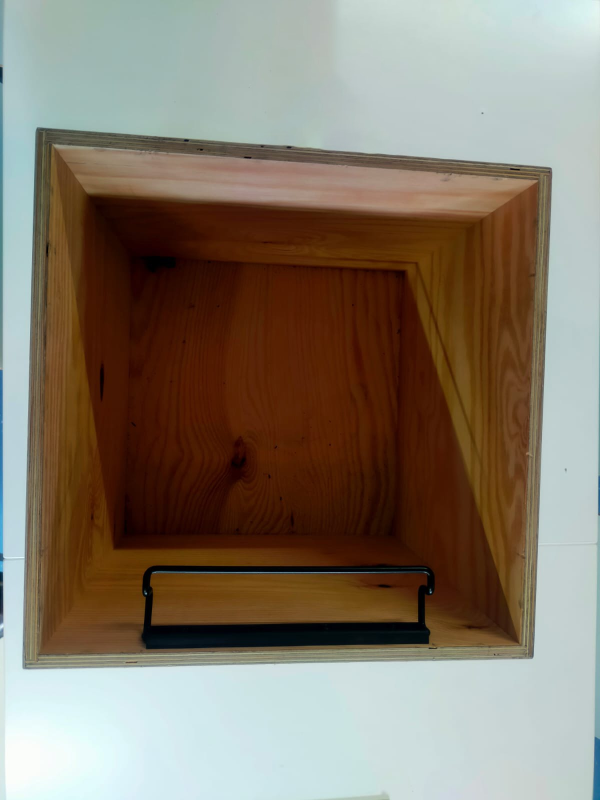
#> input picture Python Backend/1.jpg, 1200 x 1600 px (shown at 1/2 size)
$ python main.py
#> lines starting #> are read from the running program, lines starting #| are printed output that depends on the picture; after the words box and inside, x2 and y2 are one past the last pixel; in counts of white or black regions, pixels touching at a corner belong together
#> further down, img is the input picture: shape (1600, 1200, 3); mean B, G, R 106.9, 121.7, 133
### Python Backend/utilis.py
import cv2
import numpy
import numpy as np


# [32 lines left out: function getContours, not called in this run]


def Cont(I0):

    I = cv2.cvtColor(I0, cv2.COLOR_BGR2GRAY)
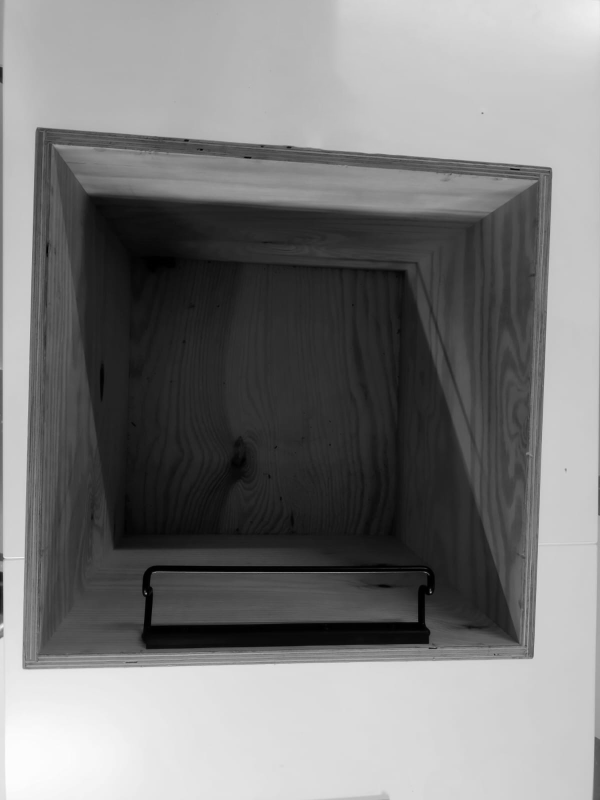
#> I: shape (1600, 1200) (shown at 1/2 size); min 0, max 254, mean 123.4
    N = []
    for i in range(np.shape(I)[0]):
         M=[]
         for j in range (np.shape(I)[1]):
             M.append(0)
             if I[i][j] < 140:
                 M[j]=255
         N.append(M)
    N=np.asarray(N, dtype=numpy.uint8)

    cv2.imshow('Black',N)
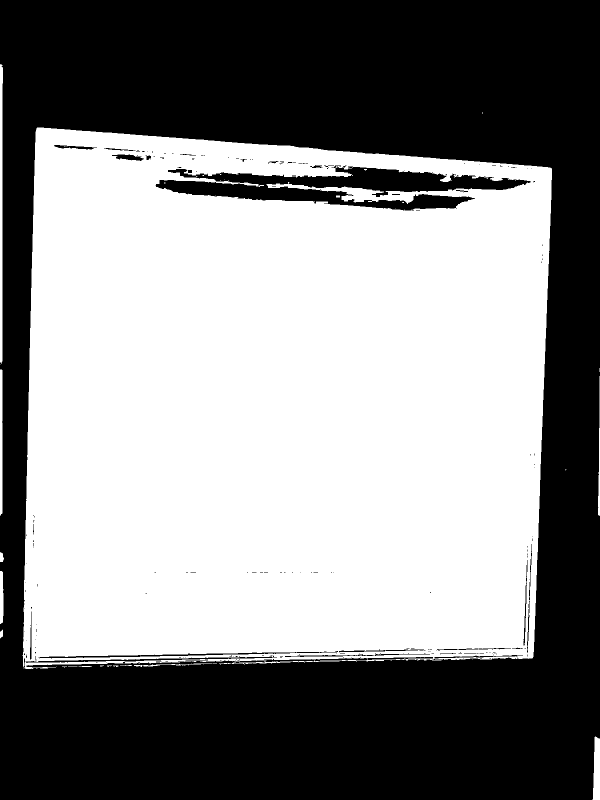
#> window 'Black': shape (1600, 1200) (shown at 1/2 size); 53.5% white; 188 black regions (159 under 20 px), largest, box (x1, y1, x2, y2) and area: (0, 0, 1200, 1600) 853785, (311, 331, 1061, 421) 30998, (77, 1302, 676, 1317) 1553
    N = np.stack((N,N, N), axis=-1)

    J = cv2.imread('2.jpg')
    cv2.imshow('Blue1',J)
    #print("JJJJJ",J)
#> (the run stopped early here; a loop or call above may not have finished)
